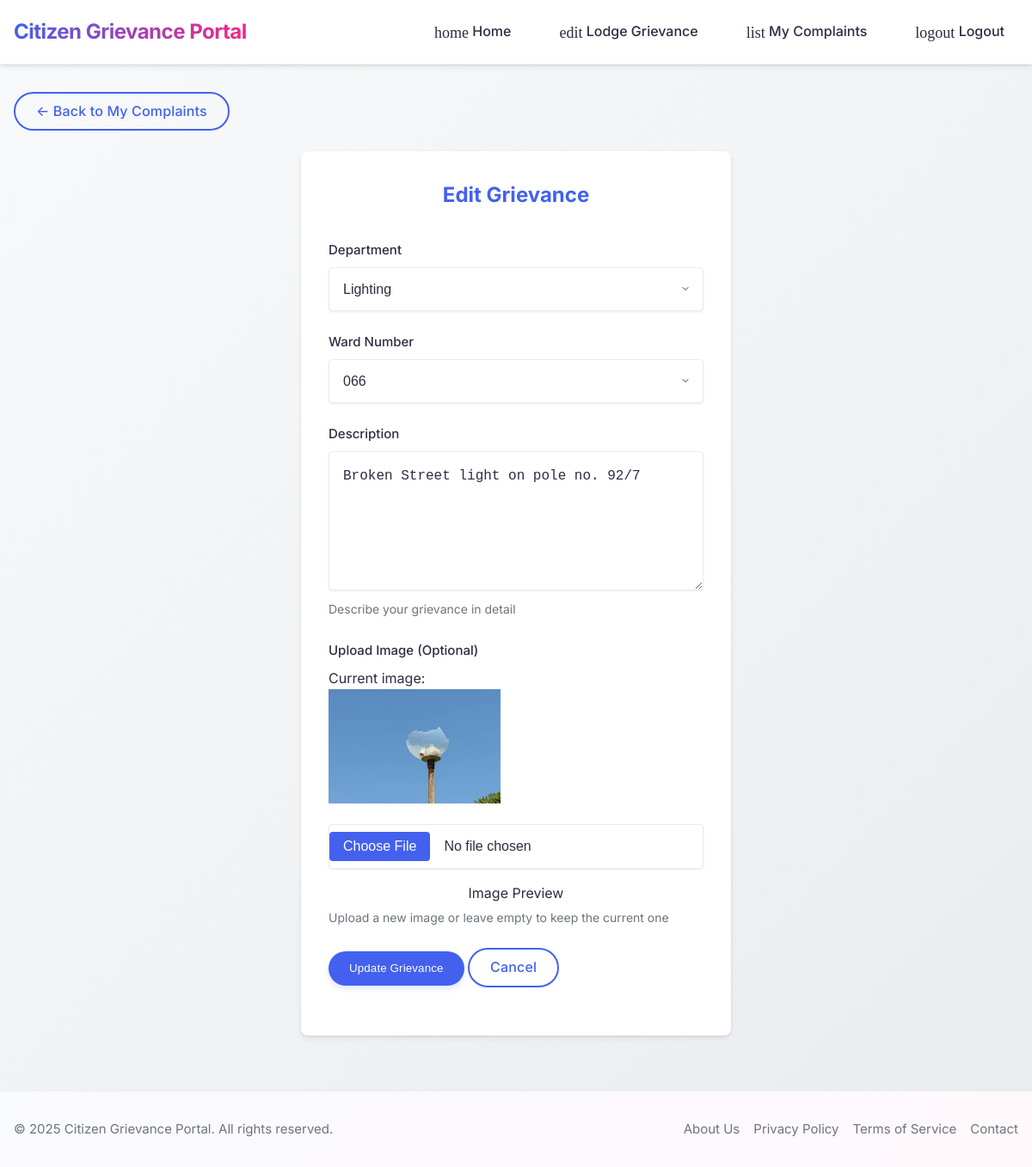
The page /edit-complaint/2/ (signed in) on the database its author committed.
### citizen/models.py (models this page shows, shortened)
class Post(models.Model):
    host = models.ForeignKey(User, on_delete = models.SET_NULL, null = True)
    dept = models.ForeignKey(dept, on_delete = models.SET_NULL, null = True)
    ward_no = models.ForeignKey(ward_no, on_delete = models.SET_NULL, null=True)
    description = models.TextField(null=True, blank=True)
    image = models.ImageField(null=True, blank=True, upload_to='images/')
    created = models.DateTimeField(auto_now_add=True)
    status = models.ForeignKey(status, on_delete= models.SET_NULL, null=True)
    class Meta:
        ordering = ['-created']

### citizen/views.py (the view)
# urls.py: path('edit-complaint/<int:pk>/', views.edit_complaint, name='edit_complaint'),
@login_required(login_url='login')
def edit_complaint(request, pk):
    post = get_object_or_404(Post, id=pk)
    if post.host != request.user:
        messages.error(request, "You don't have permission to edit this complaint.")
        return redirect('my_complaints')
    if request.method == 'POST':
        form = PostForm(request.POST, request.FILES, instance=post)
        if form.is_valid():
            form.save()
            messages.success(request, 'Your complaint has been updated successfully!')
            return redirect('my_complaints')
    else:
        form = PostForm(instance=post)
    context = {'form': form, 'post': post}
    return render(request, 'citizen/edit_complaint.html', context)

### citizen/forms.py
class PostForm(ModelForm):
    class Meta:
        model = Post
        fields = ('host','dept','ward_no','description','image')
        widgets = {
            'description': forms.Textarea(attrs={'class': 'form-control', 'rows': 5}),
            'dept': forms.Select(attrs={'class': 'form-control'}),
            'ward_no': forms.Select(attrs={'class': 'form-control'}),
            'host': forms.Select(attrs={'class': 'form-control'}),
            'image': forms.FileInput(attrs={'class': 'form-control'})
        }

### citizen/models.py (called while the page is built)
    def __str__(self):
        return self.name

    def __str__(self):
        return self.name

### citizen/templates/citizen/edit_complaint.html (shortened to what this page needs)
{% extends 'header.html' %}
{% block content %}
<div class="mb-4">
    <div class="mb-3">
        <a href="{% url 'my_complaints' %}" class="btn btn-outline">&larr; Back to My Complaints</a>
    </div>
    <div class="auth-container">
        <h2 class="auth-title">Edit Grievance</h2>
        <form method="POST" action="" enctype="multipart/form-data">
            <div class="form-group">
                <label class="form-label">Department</label>
                {{ form.dept }}
            </div>
            <div class="form-group">
                <label class="form-label">Ward Number</label>
                {{ form.ward_no }}
            </div>
            <div class="form-group">
                <label class="form-label">Description</label>
                {{ form.description }}
                <div class="help-text">Describe your grievance in detail</div>
            </div>
            <div class="form-group">
                <label class="form-label">Upload Image (Optional)</label>
                {% if post.image %}
                <div class="current-image mb-2">
                    <p>Current image:</p>
                    <img src="/media/{{ post.image }}" alt="Current image" style="max-width: 200px; max-height: 200px;">
                </div>
                {% endif %}
                {{ form.image }}
                <div class="help-text">Upload a new image or leave empty to keep the current one</div>
            </div>
            <div class="form-group">
                <button type="submit" class="btn btn-success">Update Grievance</button>
                <a href="{% url 'my_complaints' %}" class="btn btn-outline">Cancel</a>
            </div>
        </form>
    </div>
</div>
{% endblock %}

### static/css/main.css (style rules this page uses)
:root { --primary-color: #4361ee; --primary-dark: #3a56d4; --primary-light: #7289f9; --secondary-color: #4cc9f0; --secondary-dark: #38b6db; --secondary-light: #72d8f9; --accent-color: #f72585; --accent-dark: #d91a74; --accent-light: #ff5da2; --text-color: #2b2d42; --text-light: #6c757d; --text-muted: #adb5bd; --bg-color: #f8f9fa; --bg-light: #ffffff; --bg-dark: #e9ecef; --bg-gradient: linear-gradient(135deg, #f8f9fa 0%, #e9ecef 100%); --danger-color: #ef476f; --success-color: #06d6a0; --warning-color: #ffd166; --info-color: #118ab2; --spacing-xs: 0.25rem; --spacing-sm: 0.5rem; --spacing-md: 1rem; --spacing-lg: 1.5rem; --spacing-xl: 2rem; --spacing-xxl: 3rem; --border-radius-sm: 0.25rem; --border-radius-md: 0.5rem; --border-radius-lg: 1rem; --border-radius-xl: 2rem; --border-radius-pill: 50rem; --box-shadow: 0 4px 6px rgba(0, 0, 0, 0.05), 0 1px 3px rgba(0, 0, 0, 0.1); --box-shadow-lg: 0 10px 25px rgba(0, 0, 0, 0.1), 0 5px 10px rgba(0, 0, 0, 0.05); --box-shadow-sm: 0 1px 3px rgba(0, 0, 0, 0.08); --box-shadow-inset: inset 0 1px 2px rgba(0, 0, 0, 0.1); --transition-fast: 0.15s ease; --transition-normal: 0.3s ease; --transition-slow: 0.5s ease; --animation-fade-in: fadeIn 0.5s ease forwards; --animation-slide-up: slideUp 0.5s ease forwards; --animation-slide-down: slideDown 0.5s ease forwards; --animation-slide-left: slideLeft 0.5s ease forwards; --animation-slide-right: slideRight 0.5s ease forwards; --animation-bounce: bounce 0.5s ease forwards; --animation-pulse: pulse 2s infinite; }
.animated { animation-duration: 0.5s; animation-fill-mode: both; }
.fade-in { animation-name: fadeIn; }
* { margin: 0; padding: 0; box-sizing: border-box; }
body { font-family: 'Inter', -apple-system, BlinkMacSystemFont, 'Segoe UI', Roboto, Oxygen, Ubuntu, Cantarell, sans-serif; line-height: 1.6; color: var(--text-color); background-color: var(--bg-color); background-image: var(--bg-gradient); min-height: 100vh; display: flex; flex-direction: column; font-weight: 400; -webkit-font-smoothing: antialiased; -moz-osx-font-smoothing: grayscale; }
a { color: var(--primary-color); text-decoration: none; transition: color 0.3s ease; }
.btn { display: inline-flex; align-items: center; justify-content: center; padding: var(--spacing-sm) var(--spacing-lg); background-color: var(--primary-color); color: white; border: none; border-radius: var(--border-radius-pill); cursor: pointer; font-weight: 500; text-align: center; transition: all var(--transition-normal); position: relative; overflow: hidden; box-shadow: 0 4px 6px rgba(67, 97, 238, 0.15); letter-spacing: 0.01em; min-height: 2.5rem; }
.btn::before { content: ''; position: absolute; top: 0; left: 0; width: 100%; height: 100%; background-color: rgba(255, 255, 255, 0.1); transform: translateX(-100%); transition: transform var(--transition-fast); }
.btn-outline { background-color: transparent; border: 2px solid var(--primary-color); color: var(--primary-color); box-shadow: none; }
.btn-outline::before { background-color: rgba(67, 97, 238, 0.05); }
.form-group { margin-bottom: var(--spacing-lg); position: relative; }
.form-label { display: block; margin-bottom: var(--spacing-sm); font-weight: 500; color: var(--text-color); font-size: 0.9375rem; transition: color var(--transition-normal); }
.form-control { width: 100%; padding: var(--spacing-md); border: 1px solid var(--bg-dark); border-radius: var(--border-radius-md); font-size: 1rem; transition: all var(--transition-normal); background-color: var(--bg-light); color: var(--text-color); box-shadow: var(--box-shadow-sm); }
textarea.form-control { min-height: 150px; resize: vertical; line-height: 1.6; }
.mb-2 { margin-bottom: var(--spacing-md); }
.mb-3 { margin-bottom: var(--spacing-lg); }
.mb-4 { margin-bottom: var(--spacing-xl); }
.auth-container { max-width: 500px; margin: 0 auto; padding: var(--spacing-xl); background-color: var(--bg-light); border-radius: var(--border-radius-md); box-shadow: var(--box-shadow); }
.auth-title { text-align: center; margin-bottom: var(--spacing-xl); color: var(--primary-color); }

### rows shown on the page
Post: dept "Lighting", ward_no "066", description "Broken Street light on pole no. 92/7", image (picture)
